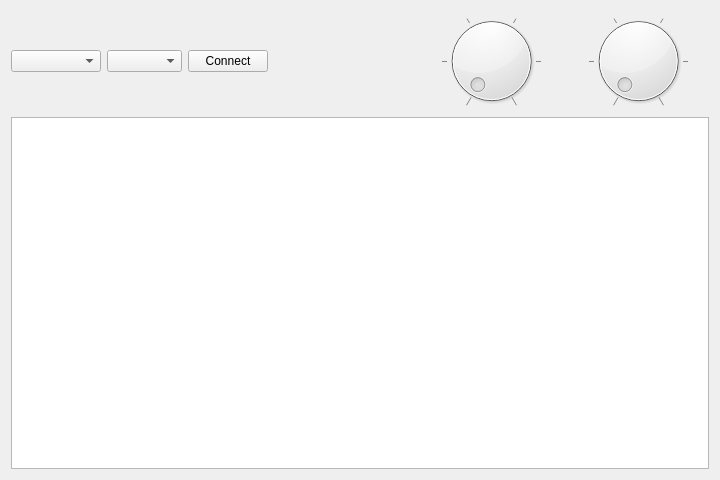
<?xml version="1.0" encoding="UTF-8"?>
<ui version="4.0">
 <class>MainWindow</class>
 <widget class="QMainWindow" name="MainWindow">
  <property name="geometry">
   <rect>
    <x>0</x>
    <y>0</y>
    <width>720</width>
    <height>480</height>
   </rect>
  </property>
  <property name="minimumSize">
   <size>
    <width>720</width>
    <height>480</height>
   </size>
  </property>
  <property name="maximumSize">
   <size>
    <width>720</width>
    <height>480</height>
   </size>
  </property>
  <property name="windowTitle">
   <string>Console</string>
  </property>
  <widget class="QWidget" name="centralWidget">
   <layout class="QGridLayout" name="gridLayout">
    <item row="0" column="0">
     <widget class="QComboBox" name="portNameBox">
      <property name="minimumSize">
       <size>
        <width>90</width>
        <height>22</height>
       </size>
      </property>
      <property name="maximumSize">
       <size>
        <width>90</width>
        <height>22</height>
       </size>
      </property>
     </widget>
    </item>
    <item row="1" column="0" colspan="6">
     <widget class="CLI" name="console">
      <property name="font">
       <font>
        <pointsize>10</pointsize>
       </font>
      </property>
     </widget>
    </item>
    <item row="0" column="1">
     <widget class="QComboBox" name="baudRateBox">
      <property name="minimumSize">
       <size>
        <width>75</width>
        <height>22</height>
       </size>
      </property>
      <property name="maximumSize">
       <size>
        <width>75</width>
        <height>22</height>
       </size>
      </property>
     </widget>
    </item>
    <item row="0" column="3">
     <widget class="LED" name="led" native="true">
      <property name="minimumSize">
       <size>
        <width>40</width>
        <height>40</height>
       </size>
      </property>
     </widget>
    </item>
    <item row="0" column="2">
     <widget class="QPushButton" name="connectBtn">
      <property name="minimumSize">
       <size>
        <width>80</width>
        <height>22</height>
       </size>
      </property>
      <property name="maximumSize">
       <size>
        <width>80</width>
        <height>22</height>
       </size>
      </property>
      <property name="text">
       <string>Connect</string>
      </property>
     </widget>
    </item>
    <item row="0" column="5">
     <widget class="QDial" name="Openrate">
      <property name="maximum">
       <number>3000</number>
      </property>
      <property name="singleStep">
       <number>100</number>
      </property>
      <property name="pageStep">
       <number>500</number>
      </property>
      <property name="sliderPosition">
       <number>0</number>
      </property>
      <property name="wrapping">
       <bool>false</bool>
      </property>
      <property name="notchTarget">
       <double>6.000000000000000</double>
      </property>
      <property name="notchesVisible">
       <bool>true</bool>
      </property>
     </widget>
    </item>
    <item row="0" column="4">
     <widget class="QDial" name="Closerate">
      <property name="maximum">
       <number>3000</number>
      </property>
      <property name="singleStep">
       <number>100</number>
      </property>
      <property name="pageStep">
       <number>500</number>
      </property>
      <property name="notchTarget">
       <double>6.000000000000000</double>
      </property>
      <property name="notchesVisible">
       <bool>true</bool>
      </property>
     </widget>
    </item>
   </layout>
  </widget>
 </widget>
 <layoutdefault spacing="6" margin="11"/>
 <customwidgets>
  <customwidget>
   <class>LED</class>
   <extends>QWidget</extends>
   <header location="global">LED.h</header>
   <container>1</container>
  </customwidget>
  <customwidget>
   <class>CLI</class>
   <extends>QTextEdit</extends>
   <header location="global">CLI.h</header>
  </customwidget>
 </customwidgets>
 <resources/>
 <connections/>
</ui>
